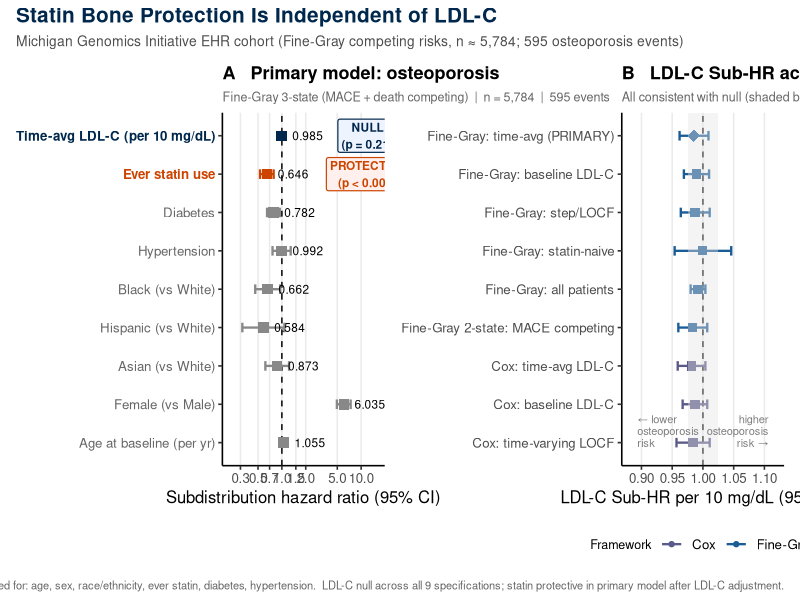

Source code (R):
library(ggplot2)
library(dplyr)
library(patchwork)

# ── Panel A: Primary model — all covariates ─────────────────────────────────
# Osteoporosis Fine-Gray 3-state, time-averaged LDL-C, fully adjusted
# From ANALYSIS_NOTES.md (run 2026-04-06)

primary <- tibble::tribble(
  ~term,                        ~subhr,  ~lo,    ~hi,    ~highlight,
  "Time-avg LDL-C (per 10 mg/dL)", 0.985,  0.962,  1.009,  "LDL-C",
  "Ever statin use",            0.646,  0.530,  0.787,  "Statin",
  "Diabetes",                   0.782,  0.650,  0.941,  "Other",
  "Hypertension",               0.992,  0.762,  1.292,  "Other",
  "Black (vs White)",           0.662,  0.461,  0.951,  "Other",
  "Hispanic (vs White)",        0.584,  0.317,  1.076,  "Other",
  "Asian (vs White)",           0.873,  0.619,  1.232,  "Other",
  "Female (vs Male)",           6.035,  4.941,  7.372,  "Other",
  "Age at baseline (per yr)",   1.055,  1.048,  1.061,  "Other"
) |>
  mutate(
    term = factor(term, levels = rev(term)),
    p_label = case_when(
      highlight == "LDL-C" ~ "p = 0.21",
      highlight == "Statin" ~ "p < 0.001",
      term == "Age at baseline (per yr)" ~ "p < 0.001",
      term == "Female (vs Male)" ~ "p < 0.001",
      term == "Black (vs White)" ~ "p = 0.026",
      term == "Diabetes" ~ "p = 0.009",
      TRUE ~ ""
    )
  )

col_ldlc  <- "#00274C"   # Michigan Blue
col_statin <- "#CC4400"  # Burnt orange
col_other  <- "#888888"

pA <- ggplot(primary, aes(x = subhr, xmin = lo, xmax = hi, y = term,
                           color = highlight)) +
  geom_vline(xintercept = 1, linetype = "dashed", color = "black", linewidth = 0.5) +
  geom_errorbarh(height = 0.25, linewidth = 0.8) +
  geom_point(size = 3.2, shape = 15) +
  geom_text(aes(label = sprintf("%.3f", subhr)), hjust = -0.35, size = 3,
            color = "black", fontface = "plain") +
  scale_color_manual(values = c("LDL-C" = col_ldlc, "Statin" = col_statin,
                                 "Other" = col_other),
                     guide = "none") +
  scale_x_log10(breaks = c(0.3, 0.5, 0.7, 1.0, 1.5, 2.0, 5.0, 10.0),
                labels = c("0.3", "0.5", "0.7", "1.0", "1.5", "2.0", "5.0", "10.0"),
                limits = c(0.22, 16)) +
  labs(
    title = "A   Primary model: osteoporosis",
    subtitle = "Fine-Gray 3-state (MACE + death competing)  |  n = 5,784  |  595 events",
    x = "Subdistribution hazard ratio (95% CI)",
    y = NULL
  ) +
  # Highlight boxes
  annotate("rect", xmin = -Inf, xmax = Inf,
           ymin = 8.5, ymax = 9.5, fill = "#00274C", alpha = 0.08) +  # LDL-C row
  annotate("rect", xmin = -Inf, xmax = Inf,
           ymin = 7.5, ymax = 8.5, fill = "#CC4400", alpha = 0.08) +  # Statin row
  annotate("label", x = 12, y = 9, label = "NULL\n(p = 0.21)",
           color = col_ldlc, size = 3, fontface = "bold", label.size = 0.4,
           fill = "#EEF4FF") +
  annotate("label", x = 12, y = 8, label = "PROTECTIVE\n(p < 0.001)",
           color = col_statin, size = 3, fontface = "bold", label.size = 0.4,
           fill = "#FFF0EE") +
  theme_classic(base_size = 12) +
  theme(
    plot.title = element_text(face = "bold", size = 13),
    plot.subtitle = element_text(size = 9, color = "gray40"),
    axis.text.y = element_text(color = c(rep("gray40", 7),
                                          col_statin, col_ldlc),
                               face = c(rep("plain", 7), "bold", "bold")),
    panel.grid.major.x = element_line(color = "gray92")
  )


# ── Panel B: LDL-C Sub-HR across all model specifications ──────────────────
models <- tibble::tribble(
  ~model,                             ~subhr,  ~lo,    ~hi,    ~type,
  "Fine-Gray: time-avg (PRIMARY)",    0.985,  0.962,  1.009,  "Fine-Gray",
  "Fine-Gray: baseline LDL-C",        0.989,  0.969,  1.010,  "Fine-Gray",
  "Fine-Gray: step/LOCF",             0.987,  0.964,  1.011,  "Fine-Gray",
  "Fine-Gray: statin-naive",          0.999,  0.954,  1.046,  "Fine-Gray",
  "Fine-Gray: all patients",          0.992,  0.980,  1.004,  "Fine-Gray",
  "Fine-Gray 2-state: MACE competing",0.983,  0.960,  1.007,  "Fine-Gray",
  "Cox: time-avg LDL-C",             0.981,  0.959,  1.004,  "Cox",
  "Cox: baseline LDL-C",             0.987,  0.967,  1.007,  "Cox",
  "Cox: time-varying LOCF",          0.984,  0.957,  1.011,  "Cox"
) |>
  mutate(model = factor(model, levels = rev(model)),
         is_primary = model == "Fine-Gray: time-avg (PRIMARY)")

pB <- ggplot(models, aes(x = subhr, xmin = lo, xmax = hi, y = model,
                          color = type, shape = is_primary, size = is_primary)) +
  geom_vline(xintercept = 1, linetype = "dashed", color = "black", linewidth = 0.5) +
  geom_errorbarh(height = 0.25, linewidth = 0.8, aes(size = NULL)) +
  geom_point() +
  scale_color_manual(values = c("Fine-Gray" = "#1A5C96", "Cox" = "#5A5A8A"),
                     name = "Framework") +
  scale_shape_manual(values = c(`TRUE` = 18, `FALSE` = 15), guide = "none") +
  scale_size_manual(values = c(`TRUE` = 4, `FALSE` = 2.8), guide = "none") +
  scale_x_continuous(limits = c(0.88, 1.12),
                     breaks = c(0.90, 0.95, 1.00, 1.05, 1.10)) +
  annotate("rect", xmin = 0.975, xmax = 1.025, ymin = -Inf, ymax = Inf,
           fill = "gray90", alpha = 0.4) +
  annotate("text", x = 0.893, y = 1.3, label = "← lower\nosteoporosis\nrisk",
           size = 2.8, color = "gray50", hjust = 0, lineheight = 0.9) +
  annotate("text", x = 1.107, y = 1.3, label = "higher\nosteoporosis\nrisk →",
           size = 2.8, color = "gray50", hjust = 1, lineheight = 0.9) +
  labs(
    title = "B   LDL-C Sub-HR across 9 model specifications",
    subtitle = "All consistent with null (shaded band = ±0.025 around 1.0)",
    x = "LDL-C Sub-HR per 10 mg/dL (95% CI)",
    y = NULL
  ) +
  theme_classic(base_size = 12) +
  theme(
    plot.title = element_text(face = "bold", size = 13),
    plot.subtitle = element_text(size = 9, color = "gray40"),
    legend.position = "bottom",
    legend.title = element_text(size = 9),
    panel.grid.major.x = element_line(color = "gray92")
  )


# ── Combine and save ────────────────────────────────────────────────────────
combined <- pA + pB +
  plot_annotation(
    title = "Statin Bone Protection Is Independent of LDL-C",
    subtitle = "Michigan Genomics Initiative EHR cohort (Fine-Gray competing risks, n ≈ 5,784; 595 osteoporosis events)",
    caption = "Primary model adjusted for: age, sex, race/ethnicity, ever statin, diabetes, hypertension.  LDL-C null across all 9 specifications; statin protective in primary model after LDL-C adjustment.",
    theme = theme(
      plot.title = element_text(face = "bold", size = 15, color = "#00274C"),
      plot.subtitle = element_text(size = 10, color = "gray30"),
      plot.caption = element_text(size = 8, color = "gray40")
    )
  )

out <- "/Users/davebrid/Documents/GitHub/PrecisionNutrition/Human Clinical/Calcium-Cholesterol MACE/figures-osteo-cr/statin_vs_ldlc_independence.png"
ggsave(out, combined, width = 13, height = 6, dpi = 150, bg = "white")
cat("Saved:", out, "\n")
